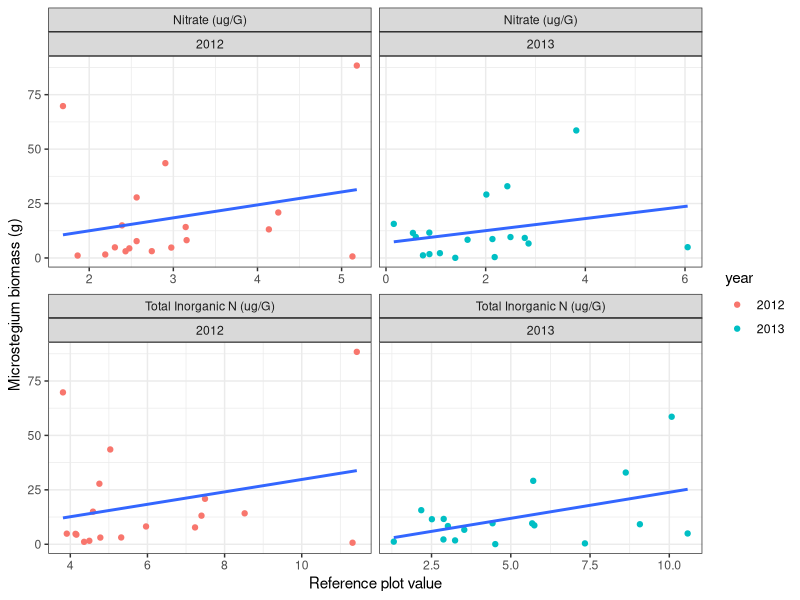

This figure's R source: (Note: this script raises an error after producing the figure.)
#question1.R
#files needed: tab-delim files in 'e8DataPackage_080314_clean' folder
#question1: How does invader biomass vary across resource availability?

#########################################################
#load data

#soil data (sd)
sd<-read.table("e8DataPackage_080314_clean/e8_plothalfSoilData_clean.txt",header=TRUE,sep="\t")
sd_dic<-read.table("e8DataPackage_080314_clean/e8_plothalfSoilData_dictionary_clean.txt",header=TRUE,sep="\t")

#veg data (vd)
vd<-read.table("e8DataPackage_080314_clean/e8_plothalfVegData_clean.txt",header=TRUE,sep="\t")
vd_dic<-read.table("e8DataPackage_080314_clean/e8_plothalfVegData_dictionary_clean.txt",header=TRUE,sep="\t")


#########################################################
#Make dataframe to plot: invader biomass vs native subplot resource availability
library(dplyr)

#pull out just the invaded rows of data
vdt1<-filter(vd,inv == "I")
#make a df with just 2012 and 2013 data
vdt2<-filter(vdt1,year != "2011")
dim(vdt2)

#pull out just the native rows of data
sdt1<-filter(sd,inv == "N") 
#make a df for the top depth
sdt2<-filter(sdt1,depth == "T") 
dim(sdt2)

#merge the veg and soil dfs by plotid
test<-cbind(sdt2[,'plotid'],vdt2[,'plotid'])
test #are plotid rows aligned? yes.
colnames(sdt2); colnames(vdt2)

sv<-cbind(sdt2[,c(1,3:16)], yrplotname=sdt2[,18], vdt2[,7:11], total=vdt2[,16])
View(sv)

#########################################################
#Invader biomass vs native subplot resource availability... color points by year

library(ggplot2); theme_set(theme_bw())

#reshape
colnames(sv)
sv1<-sv[,c(1,8,9,17)]
library(reshape2)
sv2<-melt(sv1, measure.var=c('noi','toti'))
sv2$year<-as.factor(sv2$year)

#rename variables
sv2s <- sv2
levels(sv2s$variable)[levels(sv2s$variable)=="noi"] <- "Nitrate (ug/G)"
levels(sv2s$variable)[levels(sv2s$variable)=="toti"] <- "Total Inorganic N (ug/G)"
levels(sv2s$variable)[levels(sv2s$variable)=="nitrifd"] <- "Nitrification (ug/G*d)"
levels(sv2s$variable)[levels(sv2s$variable)=="minzd"] <- "Mineralization (ug/G*d)"
levels(sv2s$variable)[levels(sv2s$variable)=="soilmoi"] <- "Soil Moisture (%)"

s<-ggplot(sv2s,aes(sv2s, x=value, y = mv)) + 
  geom_point(aes(color=year)) +
  facet_wrap(~variable+year, scales='free_x', ncol=2) +
  xlab("Reference plot value") + ylab("Microstegium biomass (g)") +
  geom_smooth(method='lm',se=F)
s

#outliers
#figure out how to only include a lm line on the signif plot (toti 2013)
#check out how nhi looks


##########################
#linear model
sv12<-sv1[year==2012,]
sv13<-sv1[year==2013,]

#Fxns to use within loop
GetPvals<-function(fit){
  store<-numeric(0)
  pvalx<-summary(fit)$coefficients[2,4]
  r2<-summary(fit)$r.squared
  row<-c(pvalx, r2)
  store<-rbind(store,row)
  colnames(store)<-c('pvalx','r2')  
  return(store)
}
GetCoefs<-function(fit){
  store<-numeric(0)
  int<-summary(fit)$coefficients[1,1]
  coefx<-summary(fit)$coefficients[2,1]
  row<-c(int, coefx)
  store<-rbind(store,row)
  colnames(store)<-c('int', 'coefx')
  return(store)
}

#Fxn to calc pvals and coefs
AnotherFxn<-function(data){
  xvars<-colnames(data)[2:3]
  store<-numeric(0)
  i<-0
  for (i in 1:length(xvars)){
    x<-data[,i+1]
    y<-data[,'mv']
    df<-data.frame(x,y)
    fit<-lm(y ~ x, df)
    pvals<-GetPvals(fit)
    coefs<-GetCoefs(fit)
    row<-c(pvals,coefs)
    store<-rbind(store,row)
  }
  return(store)
}

#Do it!
result12<-AnotherFxn(sv12)
colnames(result12)<-c('pvalx','r2','int', 'coefx')
result12

result13<-AnotherFxn(sv13)
colnames(result13)<-c('pvalx','r2','int', 'coefx')
result13

#Make a nice table
year<-c(rep('2012',2),rep('2013',2))
tmp<-c("Nitrate (ug/G)","Total Inorganic N (ug/G)")
xvar<-rep(tmp,2)
tmp1<-rbind(result12,result13)
tmp2<-data.frame(xvar,year,tmp1)
tmp2
library(doBy)
tmp3<-orderBy(~xvar,tmp2)
tmp3[,3:5]<-round(tmp3[,3:5], digits=2)
tab<-tmp3
